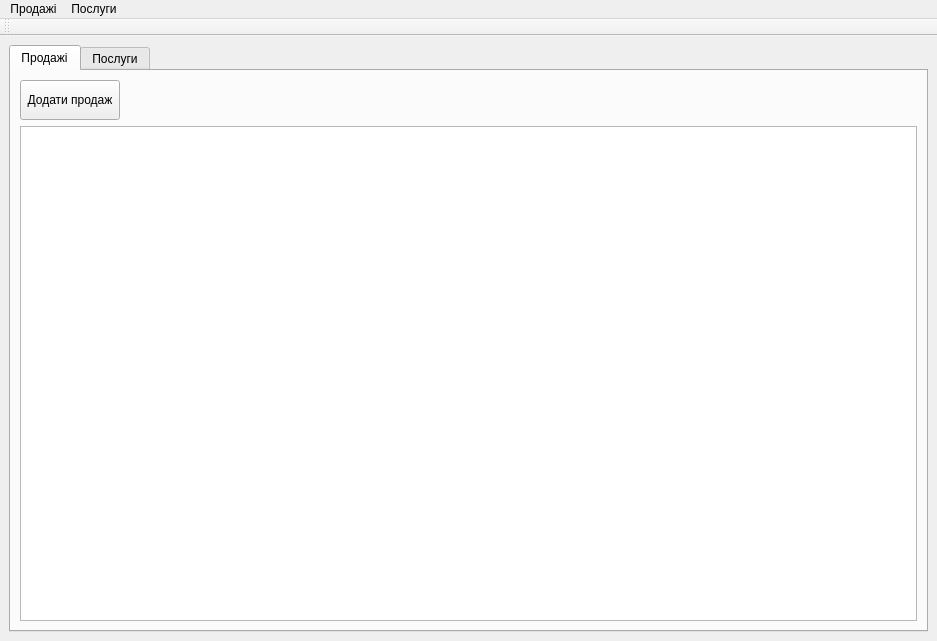
<?xml version="1.0" encoding="UTF-8"?>
<ui version="4.0">
 <class>MainWindow</class>
 <widget class="QMainWindow" name="MainWindow">
  <property name="geometry">
   <rect>
    <x>0</x>
    <y>0</y>
    <width>937</width>
    <height>641</height>
   </rect>
  </property>
  <property name="windowTitle">
   <string>Accounting</string>
  </property>
  <property name="windowIcon">
   <iconset resource="resource.qrc">
    <normaloff>:/logo.png</normaloff>:/logo.png</iconset>
  </property>
  <widget class="QWidget" name="centralwidget">
   <layout class="QHBoxLayout" name="horizontalLayout_2">
    <item>
     <widget class="QTabWidget" name="tabWidget">
      <property name="minimumSize">
       <size>
        <width>476</width>
        <height>476</height>
       </size>
      </property>
      <property name="baseSize">
       <size>
        <width>0</width>
        <height>0</height>
       </size>
      </property>
      <property name="tabShape">
       <enum>QTabWidget::Rounded</enum>
      </property>
      <property name="currentIndex">
       <number>0</number>
      </property>
      <property name="iconSize">
       <size>
        <width>20</width>
        <height>20</height>
       </size>
      </property>
      <widget class="QWidget" name="tabSales">
       <attribute name="title">
        <string>Продажі</string>
       </attribute>
       <layout class="QVBoxLayout" name="verticalLayout">
        <item>
         <layout class="QHBoxLayout" name="horizontalLayout">
          <item>
           <widget class="QPushButton" name="addSaleButton">
            <property name="minimumSize">
             <size>
              <width>100</width>
              <height>40</height>
             </size>
            </property>
            <property name="text">
             <string>Додати продаж</string>
            </property>
           </widget>
          </item>
          <item>
           <spacer name="horizontalSpacer">
            <property name="orientation">
             <enum>Qt::Horizontal</enum>
            </property>
            <property name="sizeHint" stdset="0">
             <size>
              <width>78</width>
              <height>38</height>
             </size>
            </property>
           </spacer>
          </item>
         </layout>
        </item>
        <item>
         <widget class="SalesTableView" name="tableSales">
          <property name="minimumSize">
           <size>
            <width>476</width>
            <height>225</height>
           </size>
          </property>
         </widget>
        </item>
       </layout>
      </widget>
      <widget class="QWidget" name="tabServices">
       <attribute name="title">
        <string>Послуги</string>
       </attribute>
       <layout class="QVBoxLayout" name="verticalLayout_2">
        <item>
         <layout class="QHBoxLayout" name="horizontalLayout_3">
          <item>
           <widget class="QPushButton" name="addServiceButton">
            <property name="minimumSize">
             <size>
              <width>100</width>
              <height>40</height>
             </size>
            </property>
            <property name="text">
             <string>Додати замовлення</string>
            </property>
           </widget>
          </item>
          <item>
           <spacer name="horizontalSpacer_2">
            <property name="orientation">
             <enum>Qt::Horizontal</enum>
            </property>
            <property name="sizeHint" stdset="0">
             <size>
              <width>40</width>
              <height>20</height>
             </size>
            </property>
           </spacer>
          </item>
         </layout>
        </item>
        <item>
         <widget class="ServicesTableView" name="tableServices">
          <property name="minimumSize">
           <size>
            <width>300</width>
            <height>300</height>
           </size>
          </property>
          <property name="baseSize">
           <size>
            <width>0</width>
            <height>0</height>
           </size>
          </property>
         </widget>
        </item>
       </layout>
      </widget>
     </widget>
    </item>
   </layout>
  </widget>
  <widget class="QMenuBar" name="menubar">
   <property name="geometry">
    <rect>
     <x>0</x>
     <y>0</y>
     <width>937</width>
     <height>26</height>
    </rect>
   </property>
   <widget class="QMenu" name="menu">
    <property name="title">
     <string>Продажі</string>
    </property>
    <addaction name="addSale"/>
    <addaction name="editSale"/>
   </widget>
   <widget class="QMenu" name="menu_2">
    <property name="title">
     <string>Послуги</string>
    </property>
    <addaction name="addService"/>
    <addaction name="editService"/>
   </widget>
   <addaction name="menu"/>
   <addaction name="menu_2"/>
  </widget>
  <widget class="QToolBar" name="toolBar">
   <property name="windowTitle">
    <string>toolBar</string>
   </property>
   <attribute name="toolBarArea">
    <enum>TopToolBarArea</enum>
   </attribute>
   <attribute name="toolBarBreak">
    <bool>false</bool>
   </attribute>
  </widget>
  <action name="addSale">
   <property name="text">
    <string>Додати продаж</string>
   </property>
  </action>
  <action name="addService">
   <property name="text">
    <string>Додати замовлення</string>
   </property>
  </action>
  <action name="editSale">
   <property name="text">
    <string>Редагувати продаж</string>
   </property>
  </action>
  <action name="editService">
   <property name="text">
    <string>Редагувати замовлення</string>
   </property>
  </action>
 </widget>
 <customwidgets>
  <customwidget>
   <class>SalesTableView</class>
   <extends>QTableView</extends>
   <header>salestableview.h</header>
   <slots>
    <slot>slotActivatedContextMenu(QAction*)</slot>
   </slots>
  </customwidget>
  <customwidget>
   <class>ServicesTableView</class>
   <extends>QTableView</extends>
   <header>servicestableview.h</header>
   <slots>
    <slot>slotActivatedContextMenu(QAction*)</slot>
   </slots>
  </customwidget>
 </customwidgets>
 <resources>
  <include location="resource.qrc"/>
 </resources>
 <connections>
  <connection>
   <sender>menubar</sender>
   <signal>triggered(QAction*)</signal>
   <receiver>tableServices</receiver>
   <slot>slotActivatedContextMenu(QAction*)</slot>
   <hints>
    <hint type="sourcelabel">
     <x>99</x>
     <y>16</y>
    </hint>
    <hint type="destinationlabel">
     <x>312</x>
     <y>143</y>
    </hint>
   </hints>
  </connection>
  <connection>
   <sender>menubar</sender>
   <signal>triggered(QAction*)</signal>
   <receiver>tableSales</receiver>
   <slot>slotActivatedContextMenu(QAction*)</slot>
   <hints>
    <hint type="sourcelabel">
     <x>22</x>
     <y>13</y>
    </hint>
    <hint type="destinationlabel">
     <x>78</x>
     <y>164</y>
    </hint>
   </hints>
  </connection>
 </connections>
</ui>
